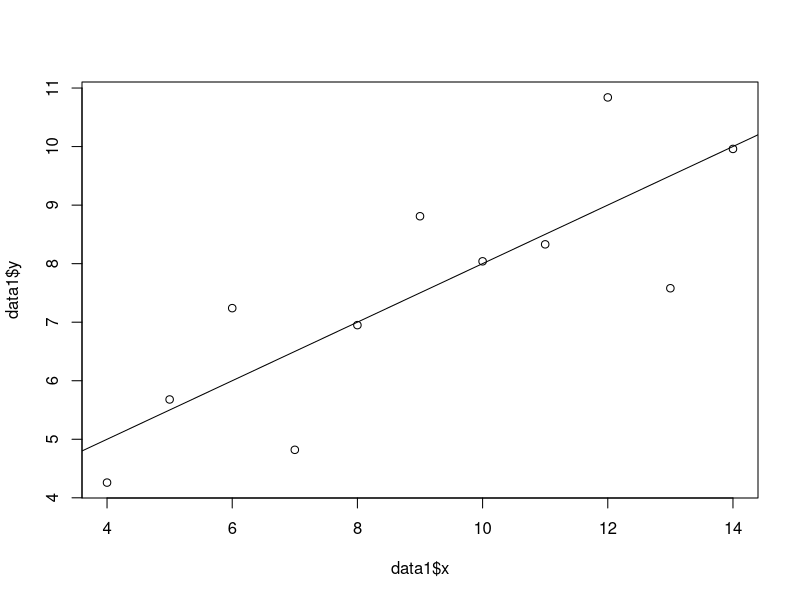
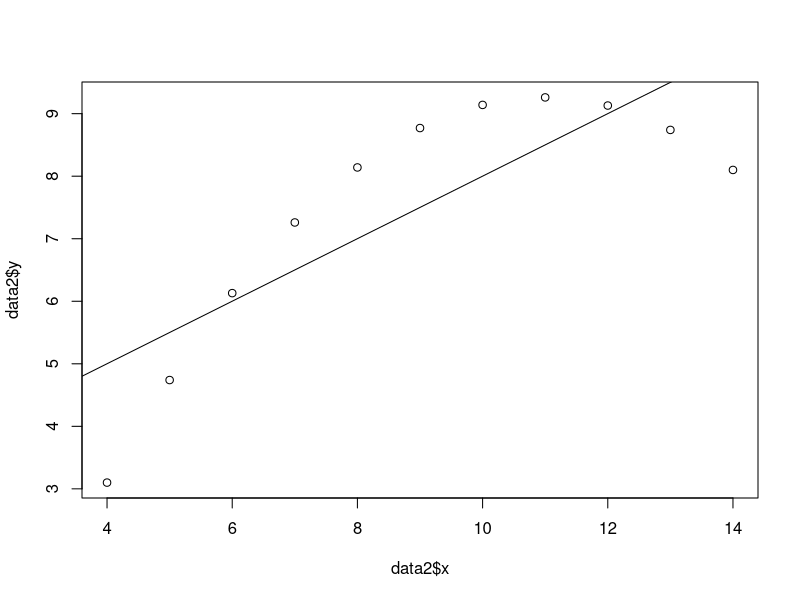
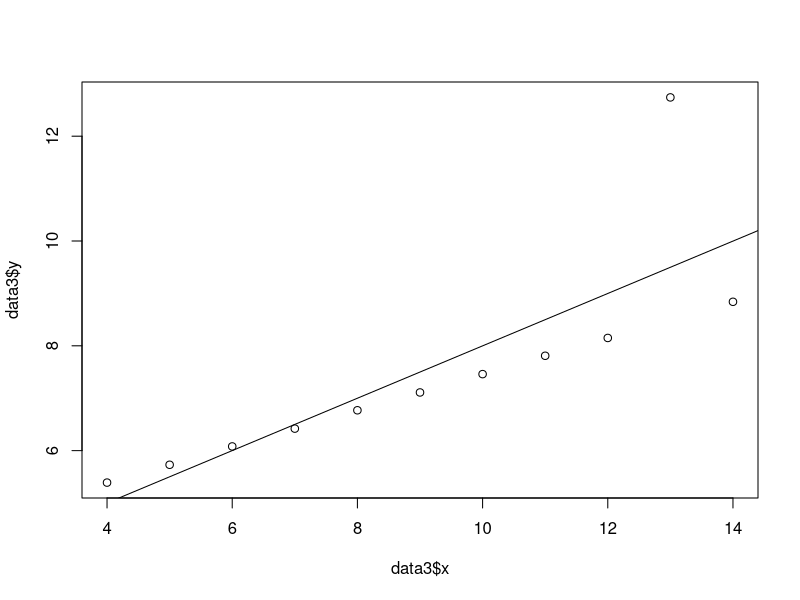
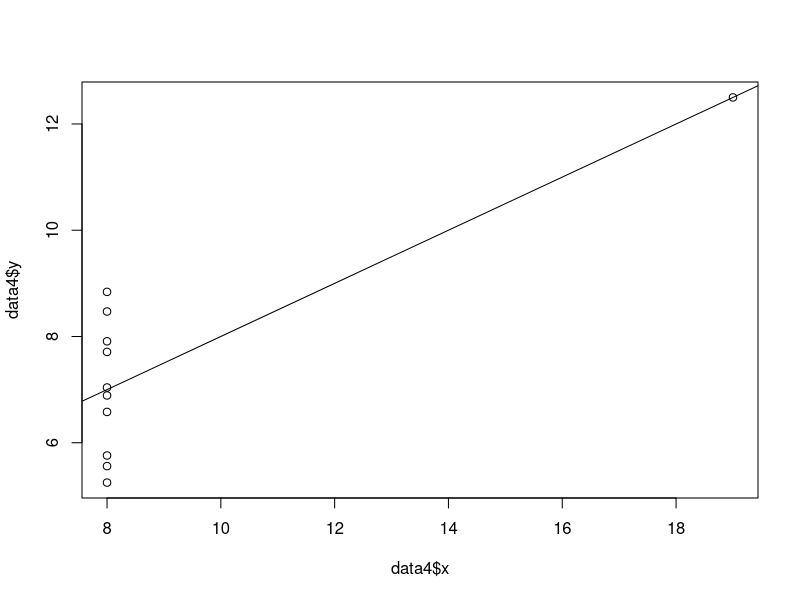
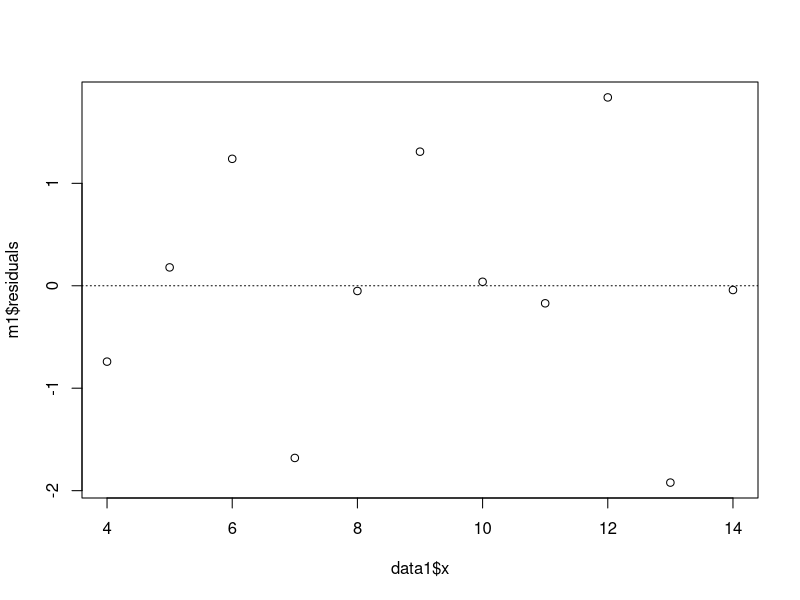
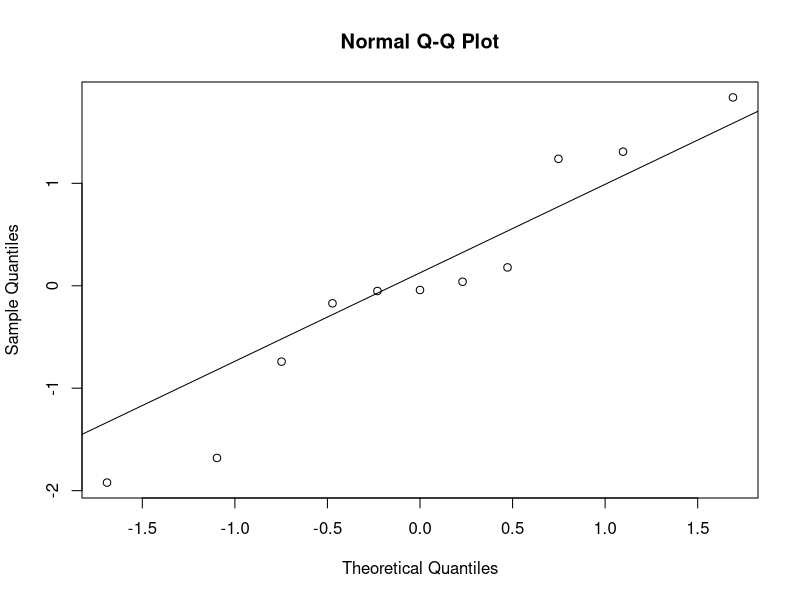
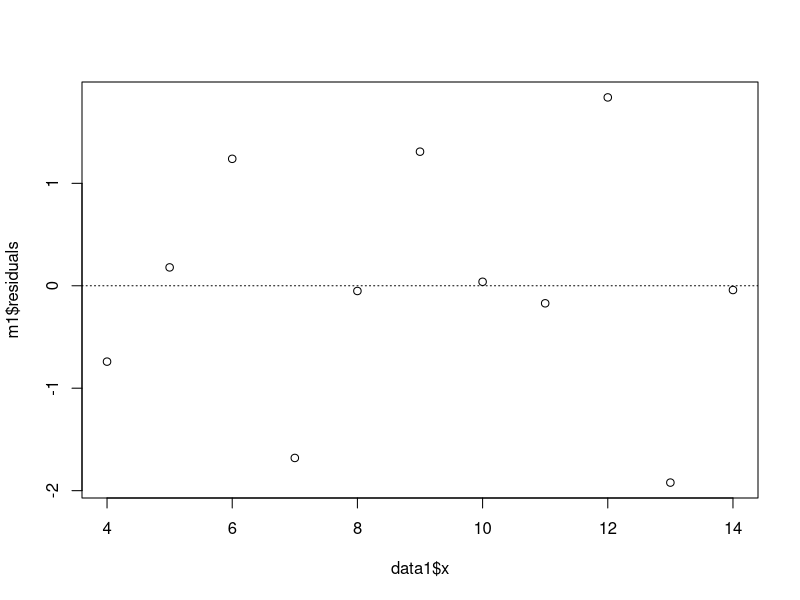
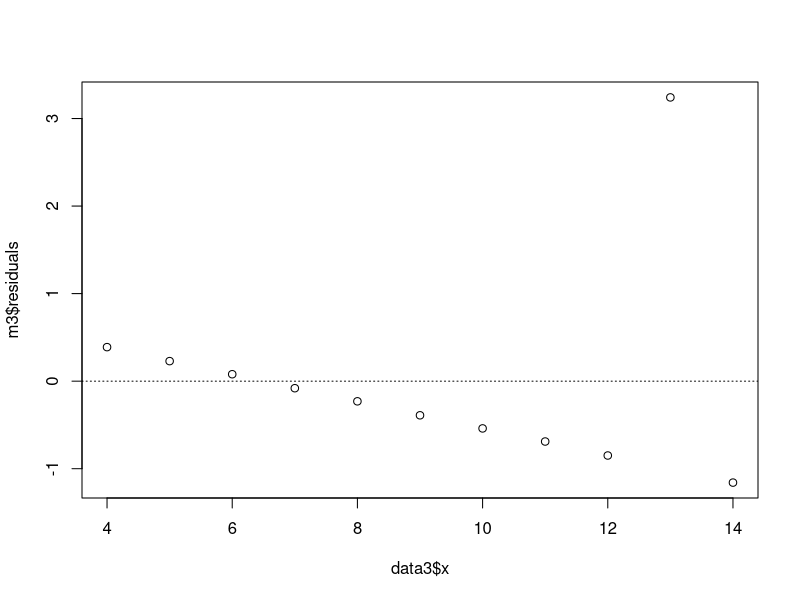

The R source for these figures, in order:
## ---- chunk 1
knitr::opts_chunk$set(echo = TRUE)
## ---- chunk 2
library(knitr)
## ---- chunk 3
a<-data.frame(min=26, Q1=37, median=45, Q3=49.8, max=65, mean=44.4, sd=8.4, n=50
)
kable(a)
## ---- chunk 4
options(digits=2)
data1 <- data.frame(x=c(10,8,13,9,11,14,6,4,12,7,5),
y=c(8.04,6.95,7.58,8.81,8.33,9.96,7.24,4.26,10.84,4.82,5.68))
data2 <- data.frame(x=c(10,8,13,9,11,14,6,4,12,7,5),
y=c(9.14,8.14,8.74,8.77,9.26,8.1,6.13,3.1,9.13,7.26,4.74))
data3 <- data.frame(x=c(10,8,13,9,11,14,6,4,12,7,5),
y=c(7.46,6.77,12.74,7.11,7.81,8.84,6.08,5.39,8.15,6.42,5.73))
data4 <- data.frame(x=c(8,8,8,8,8,8,8,19,8,8,8),
y=c(6.58,5.76,7.71,8.84,8.47,7.04,5.25,12.5,5.56,7.91,6.89))

data <- as.data.frame(cbind(data1,data2,data3,data4))
colnames(data) <- c("data1.x","data1.y","data2.x","data2.y","data3.x","data3.y","data4.x","data4.y")
kable(data)
## ---- chunk 5
mean_data1.x <- format(round(mean(data$data1.x),2),nsmall=2)
paste("mean_data1.x:",mean_data1.x)

mean_data1.y <- format(round(mean(data$data1.y),2),nsmall=2)
paste("mean_data1.y:",mean_data1.y)

mean_data2.x <- format(round(mean(data$data2.x),2),nsmall=2)
paste("mean_data2.x:",mean_data2.x)

mean_data2.y <- format(round(mean(data$data2.y),2),nsmall=2)
paste("mean_data2.y:",mean_data2.y)

mean_data3.x <- format(round(mean(data$data3.x),2),nsmall=2)
paste("mean_data2.x:",mean_data2.x)

mean_data3.y <- format(round(mean(data$data3.y),2),nsmall=2)
paste("mean_data3.y:",mean_data3.y)

mean_data4.x <- format(round(mean(data$data4.x),2),nsmall=2)
paste("mean_data2.x:",mean_data2.x)

mean_data4.y <- format(round(mean(data$data4.y),2),nsmall=2)
paste("mean_data4.y:",mean_data4.y)
## ---- chunk 6
median_data1.x <- format(round(median(data$data1.x),1),nsmall=1)
paste("median_data1.x:",median_data1.x)

median_data1.y <- format(round(median(data$data1.y),1),nsmall=1)
paste("median_data1.y:",median_data1.y)

median_data2.x <- format(round(median(data$data2.x),1),nsmall=1)
paste("median_data2.x:",median_data2.x)

median_data2.y <- format(round(median(data$data2.y),1),nsmall=1)
paste("median_data2.y:",median_data2.y)

median_data3.x <- format(round(median(data$data3.x),1),nsmall=1)
paste("median_data2.x:",median_data2.x)

median_data3.y <- format(round(median(data$data3.y),1),nsmall=1)
paste("median_data3.y:",median_data3.y)

median_data4.x <- format(round(median(data$data4.x),1),nsmall=1)
paste("median_data2.x:",median_data2.x)

median_data4.y <- format(round(median(data$data4.y),3),nsmall=1)
paste("median_data4.y:",median_data4.y)
## ---- chunk 7
sd_data1.x <- format(round(sd(data$data1.x),2),nsmall=2)
paste("sd_data1.x:",sd_data1.x)

sd_data1.y <- format(round(sd(data$data1.y),2),nsmall=2)
paste("sd_data1.y:",sd_data1.y)

sd_data2.x <- format(round(sd(data$data2.x),2),nsmall=2)
paste("sd_data2.x:",sd_data2.x)

sd_data2.y <- format(round(sd(data$data2.y),2),nsmall=2)
paste("sd_data2.y:",sd_data2.y)

sd_data3.x <- format(round(sd(data$data3.x),2),nsmall=2)
paste("sd_data2.x:",sd_data2.x)

sd_data3.y <- format(round(sd(data$data3.y),2),nsmall=2)
paste("sd_data3.y:",sd_data3.y)

sd_data4.x <- format(round(sd(data$data4.x),2),nsmall=2)
paste("sd_data2.x:",sd_data2.x)

sd_data4.y <- format(round(sd(data$data4.y),2),nsmall=2)
paste("sd_data4.y:",sd_data4.y)
## ---- chunk 8
cor(data1$x, data1$y)
cor(data2$x, data2$y)
cor(data3$x, data3$y)
cor(data4$x, data4$y)
## ---- chunk 9
m1 <- lm(data1$y ~ data1$x)
summary(m1)

m2 <- lm(data2$y ~ data2$x)
summary(m2)

m3 <- lm(data3$y ~ data3$x)
summary(m2)

m4 <- lm(data4$y ~ data4$x)
summary(m4)
## ---- chunk 10
plot(data1$y ~ data1$x)
abline(m1)
## ---- chunk 11
plot(data2$y ~ data2$x)
abline(m2)
## ---- chunk 12
plot(data3$y ~ data3$x)
abline(m3)
## ---- chunk 13
plot(data4$y ~ data4$x)
abline(m4)
## ---- chunk 14
plot(m1$residuals ~ data1$x)
abline(h = 0, lty = 3)  
## ---- chunk 15
qqnorm(m1$residuals)
qqline(m1$residuals)
## ---- chunk 16
fitted <- 3+0.5*data1$x
plot(m1$residuals ~ data1$x)
abline(h = 0, lty = 3) 
## ---- chunk 17
plot(m3$residuals ~ data3$x)
abline(h = 0, lty = 3)  
## ---- chunk 18
qqnorm(m3$residuals)
qqline(m3$residuals)
## ---- chunk 19
fitted <- 3+0.5*data3$x
plot(m3$residuals ~ data3$x)
abline(h = 0, lty = 3) 
